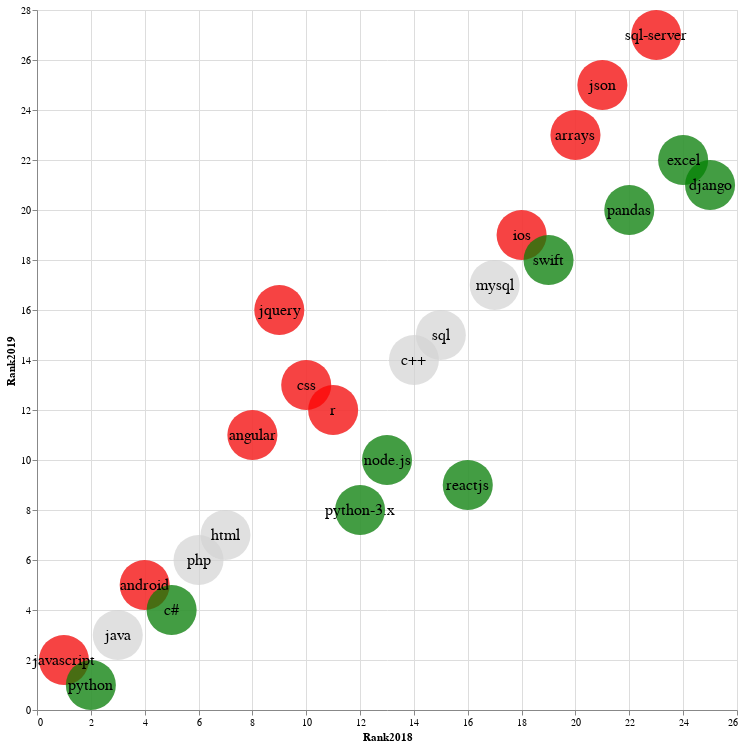

The cell this chart's notebook holds for it:
### Markdown cell above
### WE try to differentiate the three categories with different colors
- No change in ranking (Rank 2019 = Rank 2018)
- Rank improves (Rank 2019 < Rank 2018)
- Rank wrosens (Rank 2019 > Rank 2018)

### Code cell
source = df.head(25)    # compare top 25 of Year 2018

# No change in rank, use light gray, the circles are on the 45 degree diagnoal line

source1 = source[df['Rank2018'] == df['Rank2019']]
point1 = alt.Chart(source).mark_circle(size=2500, color='lightgray').encode(
    x = 'Rank2018',
    y = 'Rank2019',
    tooltip=["Tag", "Rank2018", "Rank2019"]
    
)

# Rank worsens, use red color, these circles are above the 45 degree diagnoal line

source2 = source[df['Rank2018'] < df['Rank2019']]
point2 = alt.Chart(source2).mark_circle(size=2500, color='red').encode(
    x = 'Rank2018',
    y = 'Rank2019',
    tooltip=["Tag", "Rank2018", "Rank2019"]     # make it interactive with tooltip for mouse over
)

# Rank improves, use green color, these circles are below tlinehe 45 degree diagonal line

source3 = source[df['Rank2018'] > df['Rank2019']]
point3 = alt.Chart(source3).mark_circle(size=2500, color='green').encode(
    x = 'Rank2018',
    y = 'Rank2019',
    tooltip=["Tag", "Rank2018", "Rank2019"]
)

# Display the name of the tag in the center of the circle

text=alt.Chart(source).mark_text(align='center', size=16, baseline='middle').encode(
    x='Rank2018',
    y='Rank2019',
    text='Tag'
).properties(
    width=700,
    height=700
)


alt.layer(point1, point2, point3, text)

### Figure 1 — Vega-Lite specification as saved in the notebook (floating-point values rounded to 4 significant figures)
{"config": {"view": {"continuousWidth": 400, "continuousHeight": 300}}, "layer": [{"data": {"name": "data-2088b6387e762e11b375793681b830fd"}, "mark": {"type": "circle", "color": "lightgray", "size": 2500}, "encoding": {"tooltip": [{"type": "nominal", "field": "Tag"}, {"type": "quantitative", "field": "Rank2018"}, {"type": "quantitative", "field": "Rank2019"}], "x": {"type": "quantitative", "field": "Rank2018"}, "y": {"type": "quantitative", "field": "Rank2019"}}}, {"data": {"name": "data-53cd7ee501fe091434628f04e073d4fd"}, "mark": {"type": "circle", "color": "red", "size": 2500}, "encoding": {"tooltip": [{"type": "nominal", "field": "Tag"}, {"type": "quantitative", "field": "Rank2018"}, {"type": "quantitative", "field": "Rank2019"}], "x": {"type": "quantitative", "field": "Rank2018"}, "y": {"type": "quantitative", "field": "Rank2019"}}}, {"data": {"name": "data-ff097034e85c5e05f54b53e15e2dab2a"}, "mark": {"type": "circle", "color": "green", "size": 2500}, "encoding": {"tooltip": [{"type": "nominal", "field": "Tag"}, {"type": "quantitative", "field": "Rank2018"}, {"type": "quantitative", "field": "Rank2019"}], "x": {"type": "quantitative", "field": "Rank2018"}, "y": {"type": "quantitative", "field": "Rank2019"}}}, {"data": {"name": "data-2088b6387e762e11b375793681b830fd"}, "mark": {"type": "text", "align": "center", "baseline": "middle", "size": 16}, "encoding": {"text": {"type": "nominal", "field": "Tag"}, "x": {"type": "quantitative", "field": "Rank2018"}, "y": {"type": "quantitative", "field": "Rank2019"}}, "height": 700, "width": 700}], "$schema": "https://vega.github.io/schema/vega-lite/v4.0.2.json", "datasets": {"data-2088b6387e762e11b375793681b830fd": [{"Tag": "javascript", "Rank2018": 1, "Rank2019": 2}, {"Tag": "python", "Rank2018": 2, "Rank2019": 1}, {"Tag": "java", "Rank2018": 3, "Rank2019": 3}, {"Tag": "android", "Rank2018": 4, "Rank2019": 5}, {"Tag": "c#", "Rank2018": 5, "Rank2019": 4}, {"Tag": "php", "Rank2018": 6, "Rank2019": 6}, {"Tag": "html", "Rank2018": 7, "Rank2019": 7}, {"Tag": "angular", "Rank2018": 8, "Rank2019": 11}, {"Tag": "jquery", "Rank2018": 9, "Rank2019": 16}, {"Tag": "css", "Rank2018": 10, "Rank2019": 13}, {"Tag": "r", "Rank2018": 11, "Rank2019": 12}, {"Tag": "python-3.x", "Rank2018": 12, "Rank2019": 8}, {"Tag": "node.js", "Rank2018": 13, "Rank2019": 10}, {"Tag": "c++", "Rank2018": 14, "Rank2019": 14}, {"Tag": "sql", "Rank2018": 15, "Rank2019": 15}, {"Tag": "reactjs", "Rank2018": 16, "Rank2019": 9}, {"Tag": "mysql", "Rank2018": 17, "Rank2019": 17}, {"Tag": "ios", "Rank2018": 18, "Rank2019": 19}, {"Tag": "swift", "Rank2018": 19, "Rank2019": 18}, {"Tag": "arrays", "Rank2018": 20, "Rank2019": 23}, {"Tag": "json", "Rank2018": 21, "Rank2019": 25}, {"Tag": "pandas", "Rank2018": 22, "Rank2019": 20}, {"Tag": "sql-server", "Rank2018": 23, "Rank2019": 27}, {"Tag": "excel", "Rank2018": 24, "Rank2019": 22}, {"Tag": "django", "Rank2018": 25, "Rank2019": 21}], "data-53cd7ee501fe091434628f04e073d4fd": [{"Tag": "javascript", "Rank2018": 1, "Rank2019": 2}, {"Tag": "android", "Rank2018": 4, "Rank2019": 5}, {"Tag": "angular", "Rank2018": 8, "Rank2019": 11}, {"Tag": "jquery", "Rank2018": 9, "Rank2019": 16}, {"Tag": "css", "Rank2018": 10, "Rank2019": 13}, {"Tag": "r", "Rank2018": 11, "Rank2019": 12}, {"Tag": "ios", "Rank2018": 18, "Rank2019": 19}, {"Tag": "arrays", "Rank2018": 20, "Rank2019": 23}, {"Tag": "json", "Rank2018": 21, "Rank2019": 25}, {"Tag": "sql-server", "Rank2018": 23, "Rank2019": 27}], "data-ff097034e85c5e05f54b53e15e2dab2a": [{"Tag": "python", "Rank2018": 2, "Rank2019": 1}, {"Tag": "c#", "Rank2018": 5, "Rank2019": 4}, {"Tag": "python-3.x", "Rank2018": 12, "Rank2019": 8}, {"Tag": "node.js", "Rank2018": 13, "Rank2019": 10}, {"Tag": "reactjs", "Rank2018": 16, "Rank2019": 9}, {"Tag": "swift", "Rank2018": 19, "Rank2019": 18}, {"Tag": "pandas", "Rank2018": 22, "Rank2019": 20}, {"Tag": "excel", "Rank2018": 24, "Rank2019": 22}, {"Tag": "django", "Rank2018": 25, "Rank2019": 21}]}}
